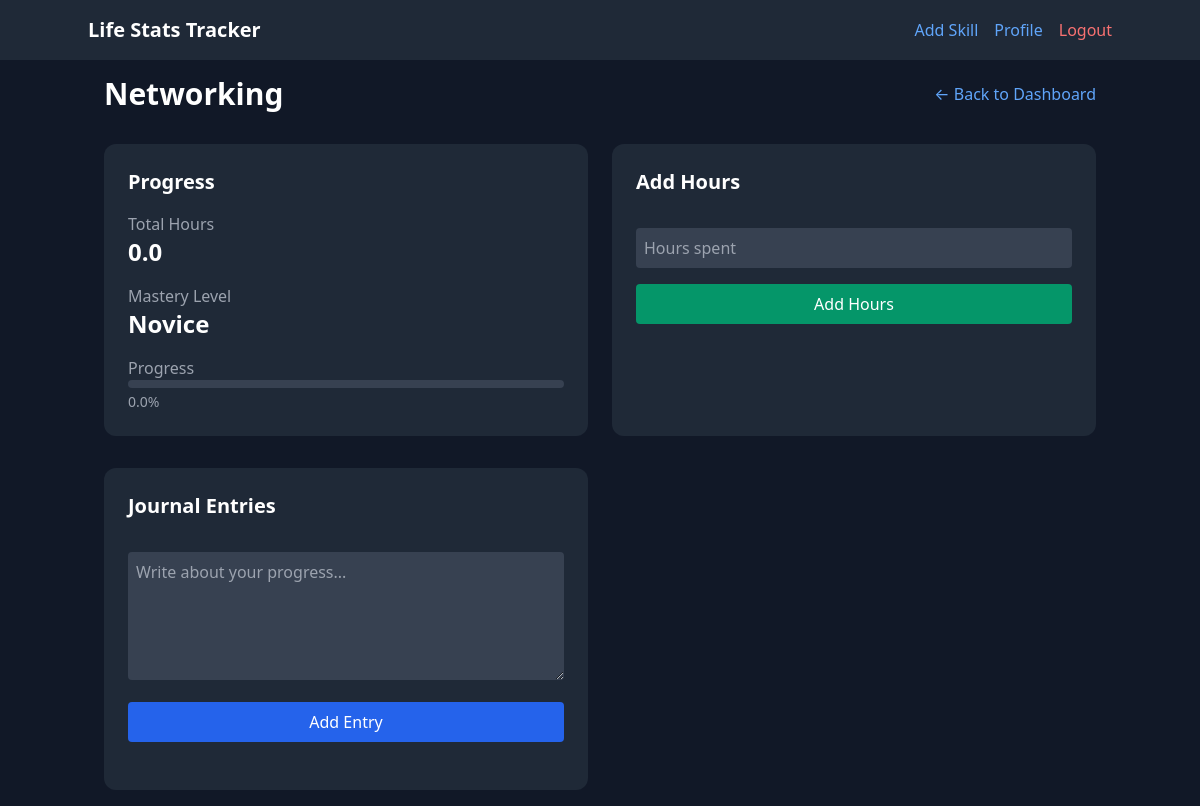
The app's page /skill/2 (signed in) with its own data.
### app/models/skill.py (models this page shows, shortened)
class Skill(db.Model):
    __tablename__ = 'skill'
    id = db.Column(db.Integer, primary_key=True)
    name = db.Column(db.String(80), nullable=False)
    description = db.Column(db.Text)
    created_at = db.Column(db.DateTime, default=datetime.utcnow)
    category_id = db.Column(db.Integer, db.ForeignKey('category.id'), nullable=False)
    total_hours = db.Column(db.Float, default=0.0)
    mastery_percentage = db.Column(db.Float, default=0.0)
    level = db.Column(db.Integer, default=1)
    target_hours = db.Column(db.Float, default=10000.0)  # Default to 10,000 hour rule
    level_threshold = db.Column(db.Float, default=10.0)  # Hours needed per level
    journal_entries = db.relationship('JournalEntry', backref='skill', lazy=True)
    def get_level_name(self):
        if self.mastery_percentage < 10:
            return "Novice"
        elif self.mastery_percentage < 25:
            return "Apprentice"
        elif self.mastery_percentage < 50:
            return "Intermediate"
        elif self.mastery_percentage < 75:
            return "Advanced"
        elif self.mastery_percentage < 100:
            return "Expert"
        else:
            return "Master"

### app/routes/main.py (the view)
@bp.route('/skill/<int:skill_id>')
@login_required
def skill_detail(skill_id):
    skill = Skill.query.get_or_404(skill_id)
    if skill.category.user_id != current_user.id:
        return redirect(url_for('main.index'))
    return render_template('skill_detail.html', skill=skill)

### app/__init__.py (called while the page is built)
def create_app(config_class=Config):
    instance_path = os.path.join(os.getcwd(), 'instance')
    app = Flask(__name__, instance_path=instance_path, instance_relative_config=True)
    app.config.from_object(config_class)
    os.makedirs(app.instance_path, exist_ok=True)
    print(f"Instance path: {app.instance_path}")
    db.init_app(app)
    login_manager.init_app(app)
    migrate.init_app(app, db)
    csrf.init_app(app)
    from .models import User, Category, Skill, JournalEntry
    @login_manager.user_loader
    def load_user(user_id):
        return User.query.get(int(user_id))
    from app.routes import auth, skills, main
    app.register_blueprint(auth.bp)
    app.register_blueprint(skills.bp)
    app.register_blueprint(main.bp)
    return app

### app/templates/skill_detail.html (shortened to what this page needs)
{% extends "base.html" %}
{% block content %}
<div class="space-y-8">
    <div class="flex justify-between items-center">
        <h1 class="text-3xl font-bold">{{ skill.name }}</h1>
        <a href="{{ url_for('main.index') }}" class="text-blue-400 hover:text-blue-300">← Back to Dashboard</a>
    </div>
    <div class="grid md:grid-cols-2 gap-6">
        <div class="bg-gray-800 p-6 rounded-xl">
            <h2 class="text-xl font-bold mb-4">Progress</h2>
            <div class="space-y-4">
                <div>
                    <p class="text-gray-400">Total Hours</p>
                    <p class="text-2xl font-bold">{{ skill.total_hours }}</p>
                </div>
                <div>
                    <p class="text-gray-400">Mastery Level</p>
                    <p class="text-2xl font-bold">{{ skill.get_level_name() }}</p>
                </div>
                <div>
                    <p class="text-gray-400">Progress</p>
                    <div class="w-full bg-gray-700 rounded-full h-2">
                    </div>
                    <p class="text-sm text-gray-400 mt-1">{{ "%.1f"|format(skill.mastery_percentage) }}%</p>
                </div>
            </div>
        </div>
        <div class="bg-gray-800 p-6 rounded-xl">
            <h2 class="text-xl font-bold mb-4">Add Hours</h2>
            <form id="add-hours-form" class="space-y-4">
                <input type="number" name="hours" placeholder="Hours spent" step="0.1" min="0" required
                       class="w-full p-2 rounded bg-gray-700 text-white">
                <button type="submit" class="w-full bg-green-600 hover:bg-green-500 text-white px-4 py-2 rounded">
                    Add Hours
                </button>
            </form>
        </div>
    </div>
    <div class="grid md:grid-cols-2 gap-6">
        <div class="bg-gray-800 p-6 rounded-xl">
            <h2 class="text-xl font-bold mb-4">Journal Entries</h2>
            <form id="journal-form" class="space-y-4">
                <textarea name="content" placeholder="Write about your progress..." required
                          class="w-full p-2 rounded bg-gray-700 text-white h-32"></textarea>
                <button type="submit" class="w-full bg-blue-600 hover:bg-blue-500 text-white px-4 py-2 rounded">
                    Add Entry
                </button>
            </form>
        </div>
    </div>
</div>
{% endblock %}

### records on screen
Skill: name "Networking", total_hours "0.0", get_level_name "Novice", mastery_percentage "0.0"
